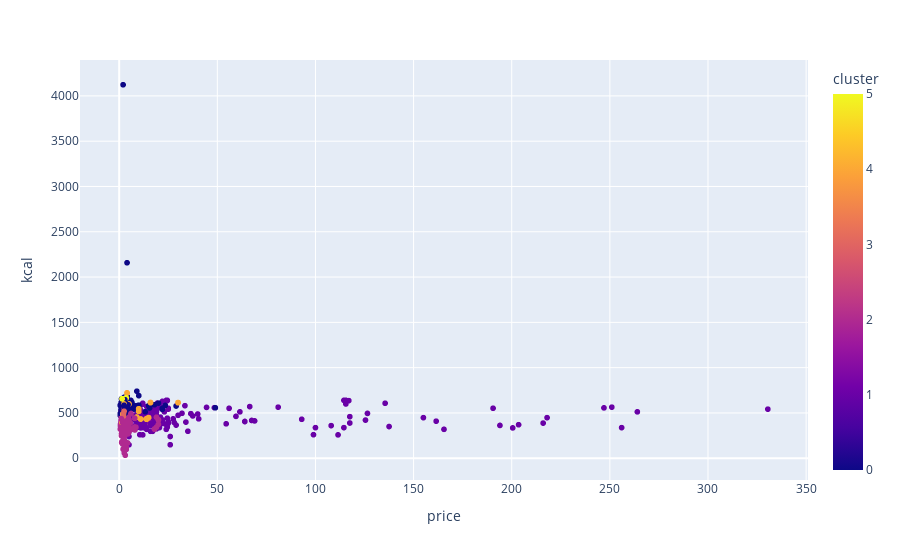

Notebook source saved alongside this figure:
### Markdown cell above
###

### Code cell
fig = px.scatter(df, x="price", y="kcal", color="cluster")
fig.show()

### Figure 1 — Plotly figure (JSON) as saved in the notebook; plotly's stock layout.template omitted (floating-point values rounded to 4 significant figures; data arrays with more than 128 entries replaced by an {"elided": "..."} marker saying what was removed)
{"data": [{"hovertemplate": "price=%{x}<br>kcal=%{y}<br>cluster=%{marker.color}<extra></extra>", "legendgroup": "", "marker": {"color": {"elided": "1232 int values"}, "coloraxis": "coloraxis", "symbol": "circle"}, "mode": "markers", "name": "", "showlegend": false, "type": "scattergl", "x": {"elided": "1232 float values"}, "xaxis": "x", "y": {"elided": "1232 float values"}, "yaxis": "y"}], "layout": {"autosize": true, "coloraxis": {"colorbar": {"title": {"text": "cluster"}}, "colorscale": [[0, "#0d0887"], [0.1111, "#46039f"], [0.2222, "#7201a8"], [0.3333, "#9c179e"], [0.4444, "#bd3786"], [0.5556, "#d8576b"], [0.6667, "#ed7953"], [0.7778, "#fb9f3a"], [0.8889, "#fdca26"], [1, "#f0f921"]]}, "legend": {"tracegroupgap": 0}, "margin": {"t": 60}, "xaxis": {"anchor": "y", "autorange": true, "domain": [0, 1], "range": [-19.28, 350.3], "title": {"text": "price"}, "type": "linear"}, "yaxis": {"anchor": "x", "autorange": true, "domain": [0, 1], "range": [-283.7, 4440.0], "title": {"text": "kcal"}, "type": "linear"}}}
